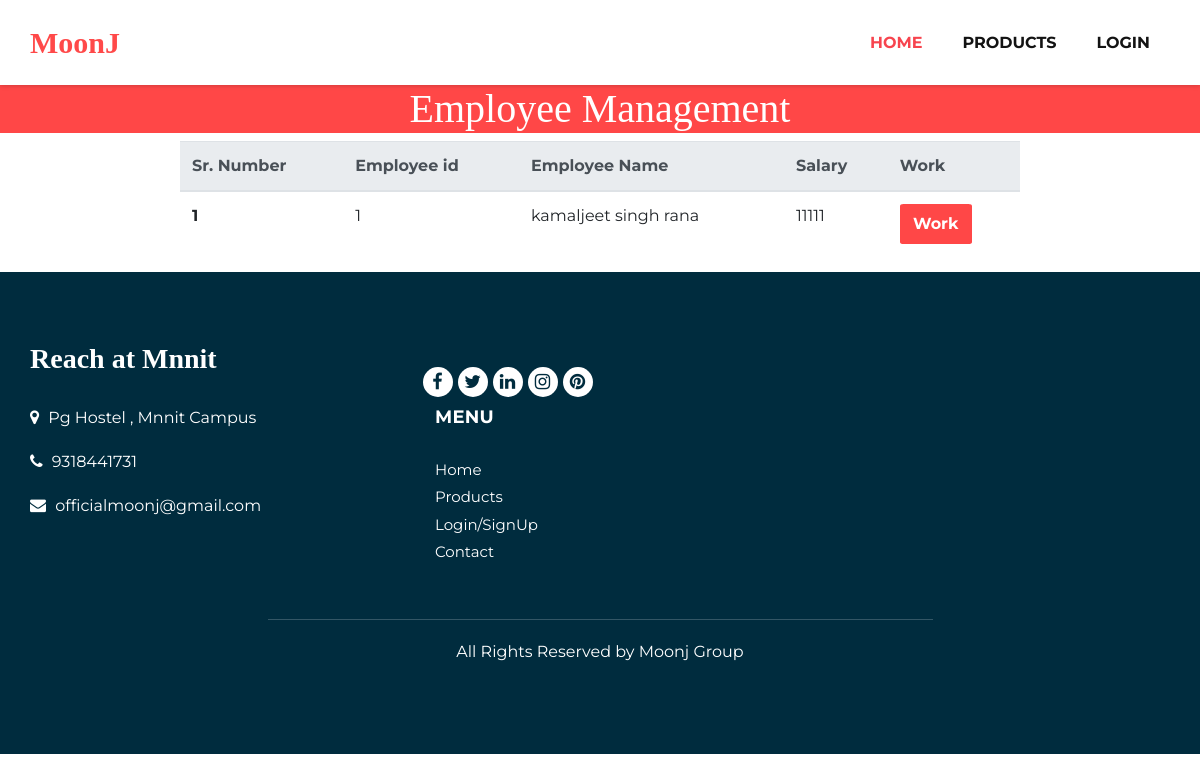
/employe_manage/ (signed in), run on the app's committed database.
### admin1/models.py (models this page shows, shortened)
class Employee(models.Model):
    employee_id = models.AutoField(primary_key=True)
    name = models.CharField(max_length=100)
    bank_account = models.IntegerField()
    status = models.BooleanField(default=True)
    salary=models.IntegerField(default=0)
    pass

### admin1/views.py (the view)
# urls.py: path('employe_manage/',admin1.employe_manage),
def employe_manage(request):
    obj_list  = []
    if request.session.has_key('admin_session'):
        data1 =  Employee.objects.all()
        index=1
        for x in data1:
            ob = emp(index,x.name,x.salary,x.employee_id)
            obj_list.append(ob)
            index =index+1
        context ={
            "data1" : obj_list,
        }
        return render(request,'registeration/employee.html',context)
    pass

### registration/templates/registeration/Employee.html
{% extends 'registeration/Admin_base.html' %}
{% load static %}
{% block content %}
<h1 style="text-align:center; color:white;background-color: rgba(255,0,0,0.721);"> Employee Management </h1>
<div style="width: 70vw;margin-left:15vw">
    <table class="table">
        <thead class="thead-light">
            <tr>
                <th scope="col">Sr. Number</th>
                <th scope="col">Employee id</th>
                <th scope="col">Employee Name</th>
                <th scope="col">Salary</th>
                <th scope="col">Work</th>
            </tr>
        </thead>
        <tbody>
            {% for x in data1 %}
            <tr>
                <th scope="row">{{x.sr_no}}</th>
                <td>{{ x.emp_id }}</td>
                <td>{{ x.name }}</td>
                <td>{{ x.salary }}</td>
                <td> <a href="/add_employe"><Button
                        style="background-color:rgba(255,0,0,0.721);height:5vh;width:6vw; color:white;font-weight: bold;border: none; border-radius: 5%;">Work</Button></a>
                </td>
            </tr>
            {% endfor %}
        </tbody>
    </table>
</div>
{% endblock content %}

### static/css/style.css (style rules this page uses)
* { box-sizing: border-box; }
body { font-family: 'Montserrat', sans-serif; color: #0c0c0c; background-color: #ffffff; overflow-x: hidden; }
h1, h2 { font-family: 'Playfair Display', serif; }
a, a:hover, a:focus { text-decoration: none; }

### data on the page
Employee: sr_no "1", emp_id "1", name "kamaljeet singh rana", salary "11111"
